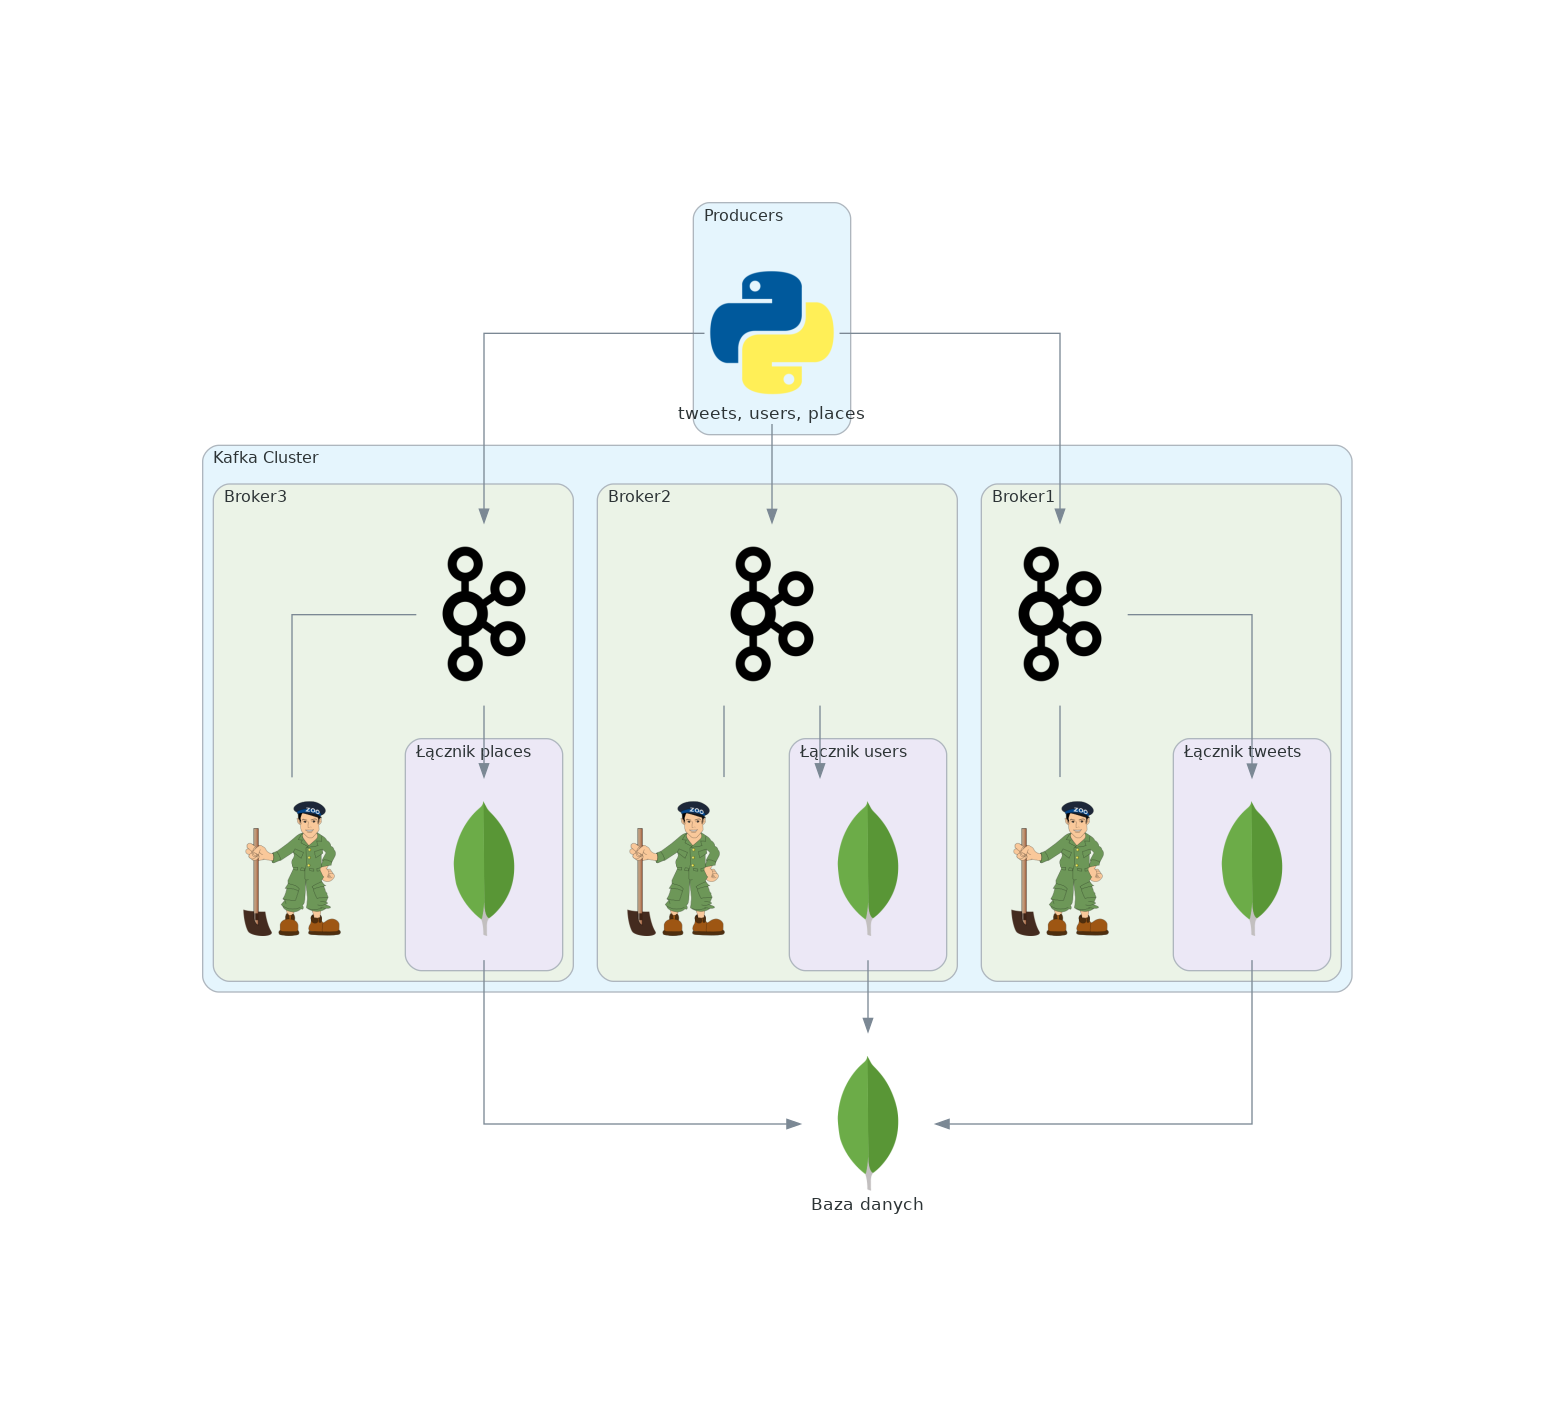

This chart was generated by the following Python code:
from diagrams import Cluster, Diagram, Edge, Node
from diagrams.onprem.database import MongoDB
from diagrams.onprem.database import MySQL
from diagrams.aws.security import SecretsManager
from diagrams.aws.compute import EC2
from diagrams.onprem.queue import Kafka
from diagrams.onprem.analytics import Spark
from diagrams.onprem.network import Zookeeper
from diagrams.generic.blank import Blank
from diagrams.programming.language import Python
from diagrams.programming.flowchart import PredefinedProcess


with Diagram(direction="TB" ,  filename="figures/kafka_scheme2", show=False):
    
    with Cluster("Producers"):
        topics = Python("tweets, users, places")

    with Cluster("Kafka Cluster"):
        with Cluster("Broker1"):
            k1 = Kafka()
            z1 = Zookeeper()
            k1 - z1
            with Cluster("Łącznik tweets"):
                
                m1 = MongoDB()
                
            
        with Cluster("Broker2"):
            k2 = Kafka()
            z2 = Zookeeper()
            k2 - z2
            with Cluster("Łącznik users"):
                m2 = MongoDB()

        with Cluster("Broker3"):
            k3 = Kafka()
            z3 = Zookeeper()
            k3 - z3
            with Cluster("Łącznik places"):
                m3 = MongoDB()
    
    mDB = MongoDB("Baza danych")
    m1 >> mDB
    m2 >> mDB
    m3 >> mDB

    topics >> k1
    topics >> k2
    topics >> k3
    
    k1 >> m1
    k2 >> m2
    k3 >> m3



    # k3 >> Edge(forward=True,reverse=True,  style="dashed") >> Spark("sentiment")
